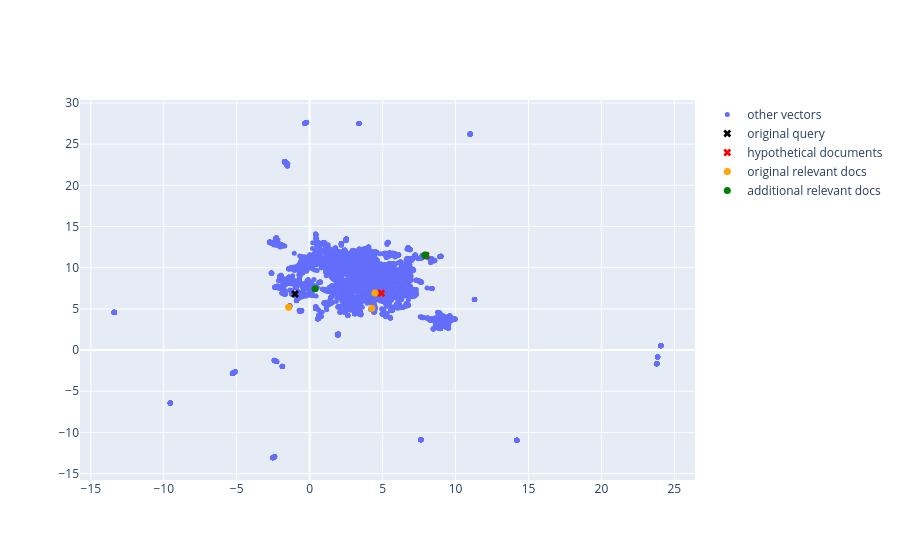

Notebook code for this chart:
### Code cell
plot_hyde_retrieval_results("Climate Change", selected_collection)

### Figure 1 — Plotly figure (JSON) as saved in the notebook; plotly's stock layout.template omitted (floating-point values rounded to 4 significant figures; data arrays with more than 128 entries replaced by an {"elided": "..."} marker saying what was removed)
{"data": [{"marker": {"size": 5}, "mode": "markers", "name": "other vectors", "type": "scatter", "x": {"elided": "6044 float values"}, "y": {"elided": "6044 float values"}}, {"marker": {"color": "black", "size": 7, "symbol": "x"}, "mode": "markers", "name": "original query", "type": "scatter", "x": [-1.004], "y": [6.801]}, {"marker": {"color": "red", "size": 7, "symbol": "x"}, "mode": "markers", "name": "hypothetical documents", "type": "scatter", "x": [4.907, 7.967], "y": [6.902, 11.49]}, {"marker": {"color": "orange", "size": 7}, "mode": "markers", "name": "original relevant docs", "type": "scatter", "x": [4.264, -1.437, 4.474], "y": [5.067, 5.184, 6.934]}, {"marker": {"color": "green", "size": 7}, "mode": "markers", "name": "additional relevant docs", "type": "scatter", "x": [7.925, 7.905, 7.947, 0.3765], "y": [11.55, 11.53, 11.48, 7.448]}], "layout": {}}
